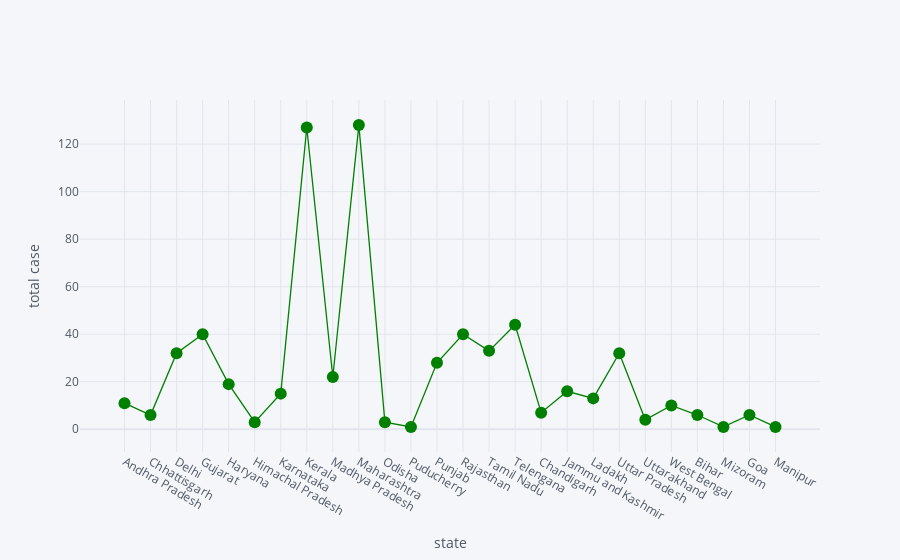
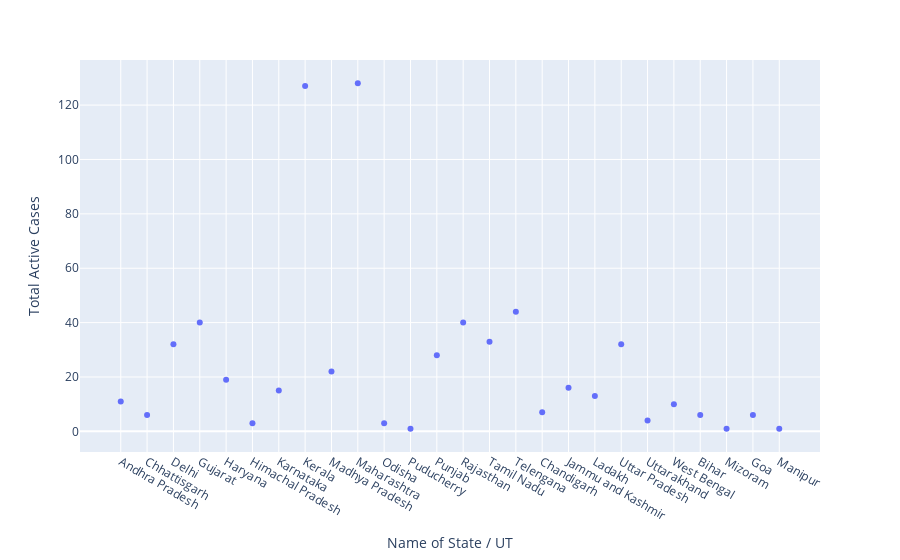

The notebook cell these images were saved under, in order:
### Code cell
#using plotly
df.iplot(kind='scatter',x='Name of State / UT',y='Total Active Cases',mode='markers+lines',xTitle='state',yTitle='total case',colors='green',)
px.scatter(df,x='Name of State / UT',y='Total Active Cases')

### Figure 1 — Plotly figure (JSON) as saved in the notebook; plotly's stock layout.template omitted (floating-point values rounded to 4 significant figures)
{"data": [{"line": {"color": "rgba(0, 128, 0, 1.0)", "dash": "solid", "shape": "linear", "width": 1.3}, "marker": {"size": 12, "symbol": "circle"}, "mode": "markers+lines", "name": "Total Active Cases", "text": "", "type": "scatter", "x": ["Andhra Pradesh", "Chhattisgarh", "Delhi", "Gujarat", "Haryana", "Himachal Pradesh", "Karnataka", "Kerala", "Madhya Pradesh", "Maharashtra", "Odisha", "Puducherry", "Punjab", "Rajasthan", "Tamil Nadu", "Telengana", "Chandigarh", "Jammu and Kashmir", "Ladakh", "Uttar Pradesh", "Uttarakhand", "West Bengal", "Bihar", "Mizoram", "Goa", "Manipur"], "y": [11, 6, 32, 40, 19, 3, 15, 127, 22, 128, 3, 1, 28, 40, 33, 44, 7, 16, 13, 32, 4, 10, 6, 1, 6, 1]}], "layout": {"legend": {"bgcolor": "#F5F6F9", "font": {"color": "#4D5663"}}, "paper_bgcolor": "#F5F6F9", "plot_bgcolor": "#F5F6F9", "title": {"font": {"color": "#4D5663"}}, "xaxis": {"gridcolor": "#E1E5ED", "showgrid": true, "tickfont": {"color": "#4D5663"}, "title": {"font": {"color": "#4D5663"}, "text": "state"}, "zerolinecolor": "#E1E5ED"}, "yaxis": {"gridcolor": "#E1E5ED", "showgrid": true, "tickfont": {"color": "#4D5663"}, "title": {"font": {"color": "#4D5663"}, "text": "total case"}, "zerolinecolor": "#E1E5ED"}}}

### Figure 2 — Plotly figure (JSON) as saved in the notebook; plotly's stock layout.template omitted (floating-point values rounded to 4 significant figures)
{"data": [{"hovertemplate": "Name of State / UT=%{x}<br>Total Active Cases=%{y}<extra></extra>", "legendgroup": "", "marker": {"color": "#636efa", "symbol": "circle"}, "mode": "markers", "name": "", "showlegend": false, "type": "scatter", "x": ["Andhra Pradesh", "Chhattisgarh", "Delhi", "Gujarat", "Haryana", "Himachal Pradesh", "Karnataka", "Kerala", "Madhya Pradesh", "Maharashtra", "Odisha", "Puducherry", "Punjab", "Rajasthan", "Tamil Nadu", "Telengana", "Chandigarh", "Jammu and Kashmir", "Ladakh", "Uttar Pradesh", "Uttarakhand", "West Bengal", "Bihar", "Mizoram", "Goa", "Manipur"], "xaxis": "x", "y": [11, 6, 32, 40, 19, 3, 15, 127, 22, 128, 3, 1, 28, 40, 33, 44, 7, 16, 13, 32, 4, 10, 6, 1, 6, 1], "yaxis": "y"}], "layout": {"legend": {"tracegroupgap": 0}, "margin": {"t": 60}, "xaxis": {"anchor": "y", "domain": [0, 1], "title": {"text": "Name of State / UT"}}, "yaxis": {"anchor": "x", "domain": [0, 1], "title": {"text": "Total Active Cases"}}}}
